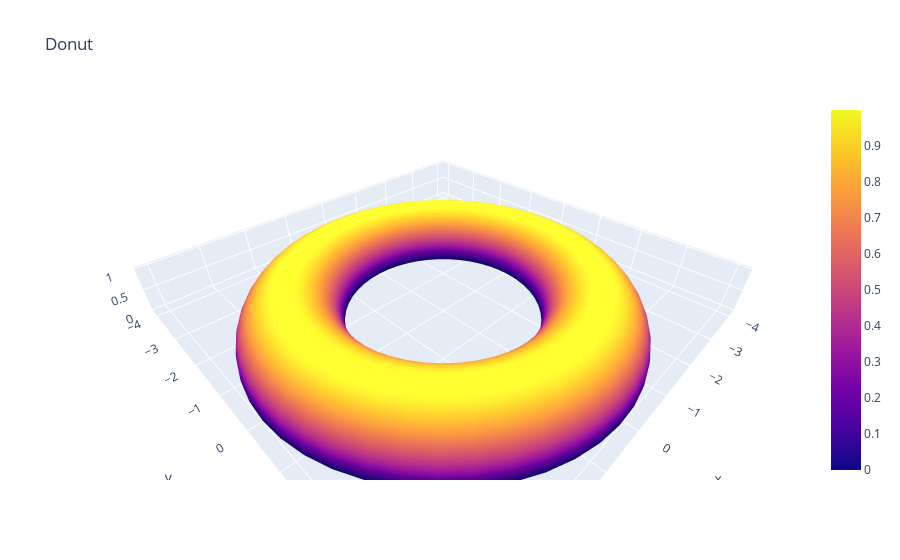

The cell this chart's notebook holds for it:
### Markdown cell above
Aqui está a configuração do nosso exemplo. Suponhamos que queremos fazer um donut e depois o mergulhamos de cabeça para baixo em uma vasilha de chocolate amargo, então cobrimos a metade superior do donut com cobertura de chocolate
pegajoso. O chocolate na vasilha não é perfeitamente misturado, então o chocolate mais denso está se depositando no fundo da vasilha. O que isto significa é que o chocolate que acaba no topo do donut (lembre-se, é mergulhado de cabeça para
baixo) é mais denso do que o chocolate nas laterais. Queremos saber quanto chocolate está realmente lá. Nós vamos fazer isso estimando a densidade do revestimento de chocolate em cada ponto na metade superior do donut, e então integrando a função de densidade ao longo desta metade.
Do jeito que escolhemos a parametrização, o chocolate está na metade superior do toro, o que acontece exatamente com os pontos acima ou acima do plano **xy**, onde $z = 0$. Execute o próximo comando e gire a imagem da superfície na qual vamos
nos integrar. Usamos a mesma parametrização, mas agora $0 \le \phi \le \pi$ e $0 \le \theta \le 2\pi$

### Code cell
av.plot3d_parametric_surface(donut(theta, phi), (theta, 0, 2*np.pi),
                             (phi, 0, np.pi), title = 'Donut')

### Figure 1 — Plotly figure (JSON) as saved in the notebook; plotly's stock layout.template omitted (floating-point values rounded to 4 significant figures; data arrays with more than 128 entries replaced by an {"elided": "..."} marker saying what was removed)
{"data": [{"showlegend": false, "type": "surface", "x": {"elided": "50x50 float values"}, "y": {"elided": "50x50 float values"}, "z": {"elided": "50x50 float values"}}], "layout": {"autosize": true, "scene": {"aspectmode": "data", "aspectratio": {"x": 1.999, "y": 2.0, "z": 0.25}}, "title": {"text": "Donut"}, "xaxis": {"title": {"text": "X"}}, "yaxis": {"title": {"text": "Y"}}}}
